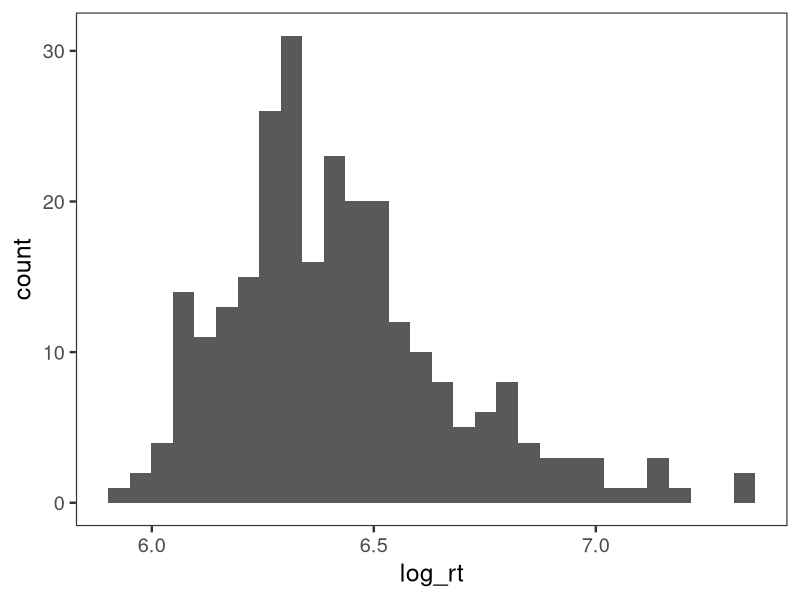
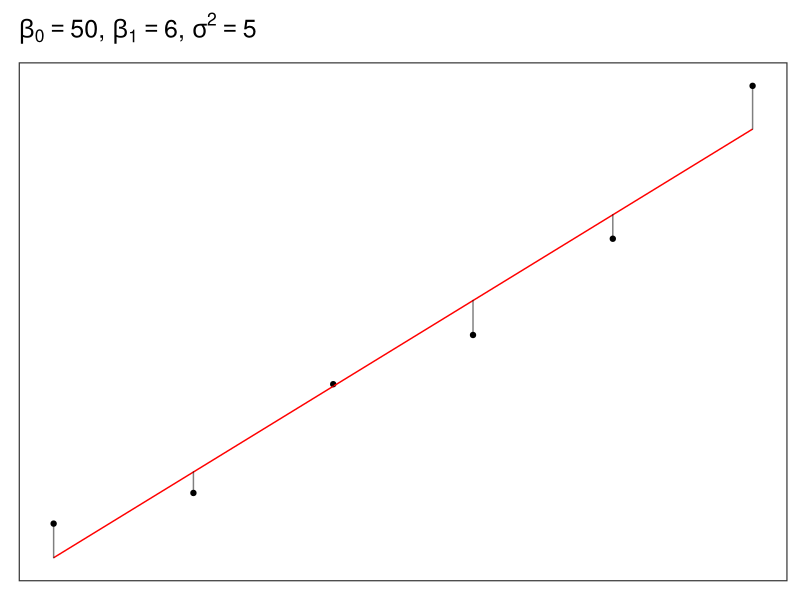
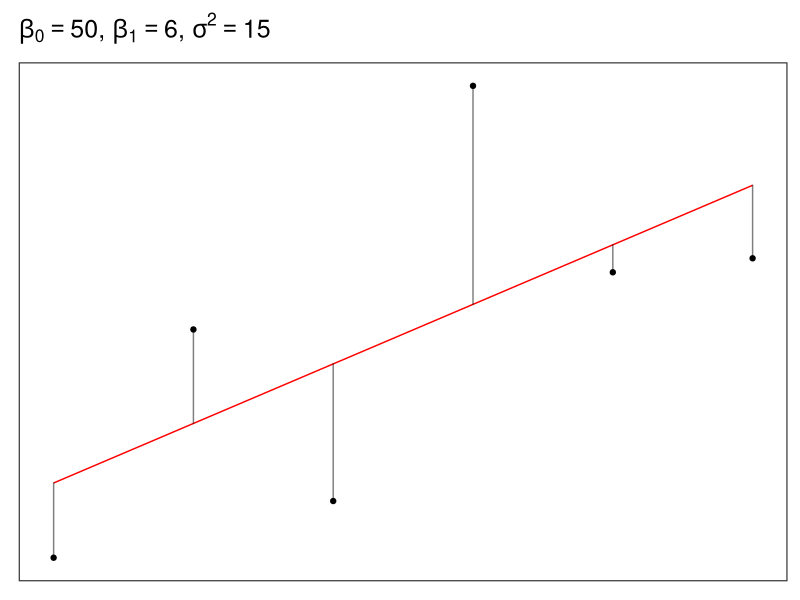
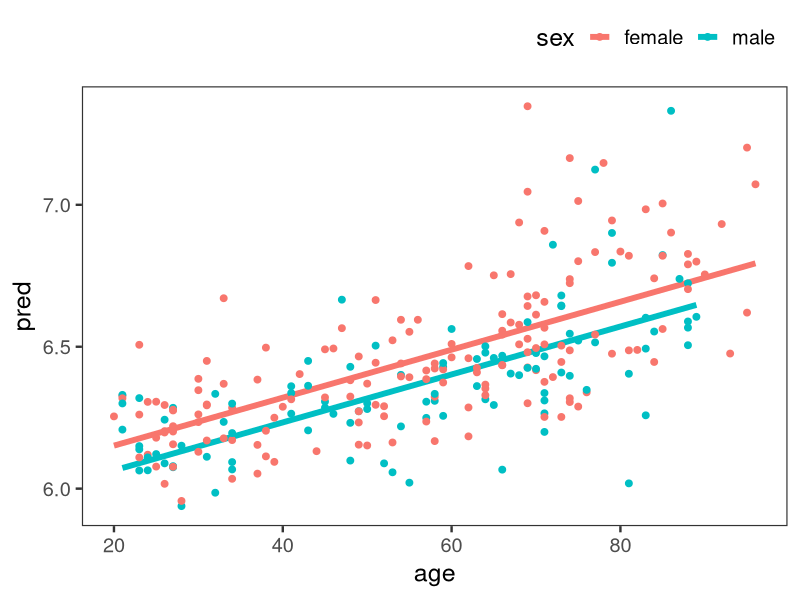
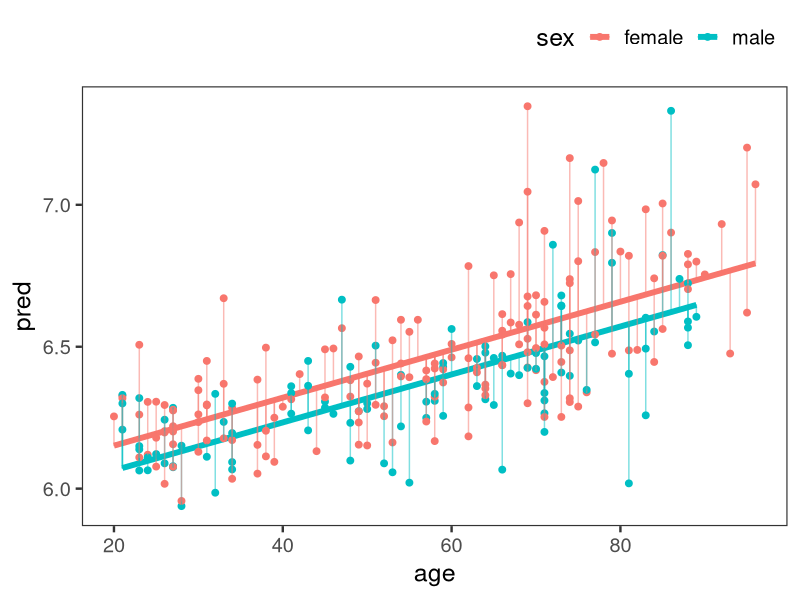
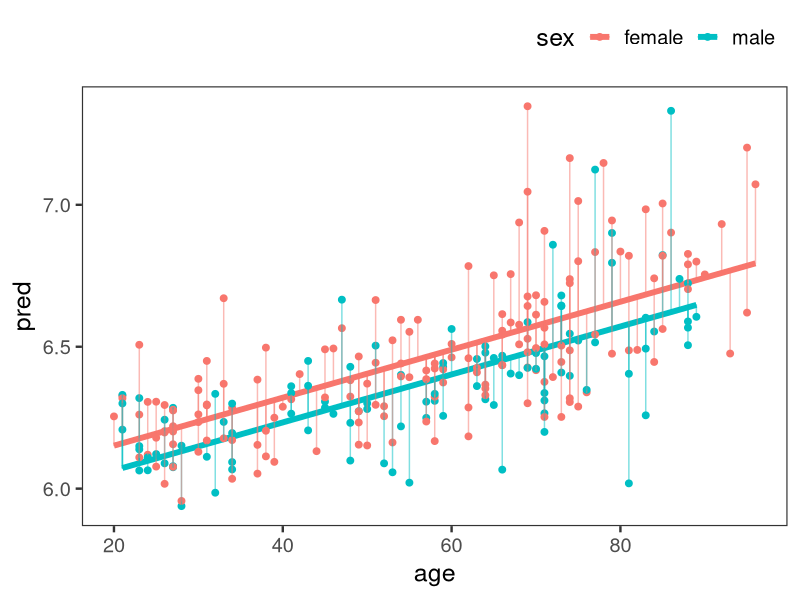

Generate these figures, in order, with R: (Note: this script raises an error after producing the figures.)
## ---- chunk 1
knitr::opts_chunk$set(echo = TRUE, warning = FALSE, eval = TRUE, message = FALSE, comment=NA)
options("kableExtra.html.bsTable" = T, digits = 3)
options(pillar.print_min = 5, pillar.print_max = 6)
library(tidyverse)
library(knitr)
library(kableExtra)
library(patchwork)
library(broom)
theme_set(theme_bw(base_size = 18) +
            theme(legend.position = "top", 
                  legend.justification = "right",
                  panel.grid = element_blank()))
## ---- chunk 2
# Load and transform data
blomkvist <- read_csv("../data/blomkvist.csv") %>% 
  select(id, sex, age, rt = rt_hand_d) %>% 
  mutate(log_rt = log(rt)) %>% 
  drop_na()
## ---- chunk 3
# Specify model
model <- lm(log_rt ~ sex + age, data = blomkvist)
## ---- chunk 4
# Model coefficients
coef(model)
## ---- chunk 5
sigma(model)
## ---- chunk 6
ggplot(blomkvist, aes(x = log_rt)) +
  geom_histogram()
## ---- chunk 7
model_0 <- lm(log_rt ~ 1, data = blomkvist)
mu_hat <- coef(model_0) # MLE of mu
sigma_hat <- sigma(model_0) # MLE of sigma
## ---- chunk 8
logp <- dnorm(blomkvist$log_rt, mean = mu_hat, sd = sigma_hat, log = TRUE)
sum(logp)
## ---- chunk 9
logLik(model_0)
## ---- chunk 10
select(blomkvist, id, log_rt, sex)
## ---- chunk 11
model_1 <- lm(log_rt ~ sex, data = blomkvist)
mu_hat <- predict(model_1) # mu_hat = beta_0 + beta_1 * x
sigma_hat <- sigma(model_1)
## ---- chunk 12
logp <- dnorm(blomkvist$log_rt, mean = mu_hat, sd = sigma_hat, log = TRUE)
sum(logp)
## ---- chunk 13
logLik(model_1)
## ---- chunk 14
logLik(model_0) # L_0
## ---- chunk 15
logLik(model_1) # L_1
## ---- chunk 16
n <- 20
beta_0 <- 50
beta_1 <- 6
sigma <- 5
sim <- tibble(id = 1:6) %>%
    mutate(x = 0:5,
           e = rnorm(n(), mean = 0, sd = sigma)) %>%
    mutate(y = beta_0 + beta_1 * x + e) %>%
  select(id, x, y) 

fake_model <- lm(y ~ x, data = sim)

ggplot(data =sim, aes(x = x, y = predict(fake_model))) +
  geom_point(aes(y = y)) +
  geom_line(colour = "red") +
  geom_segment( aes(xend = x, yend = y),
      size = 0.5, alpha = 0.5, lineend = "round") +
  labs(subtitle = bquote(beta[0] == .(beta_0)*","~beta[1] == .(beta_1)*","~sigma^2 == .(sigma))) +
  theme(axis.title = element_blank(),
        axis.text = element_blank(),
        axis.ticks = element_blank())
## ---- chunk 17
n <- 20
beta_0 <- 50
beta_1 <- 6
sigma <- 15
sim <- tibble(id = 1:6) %>%
    mutate(x = 0:5,
           e = rnorm(n(), mean = 0, sd = sigma)) %>%
    mutate(y = beta_0 + beta_1 * x + e) %>%
  select(id, x, y) 

fake_model <- lm(y ~ x, data = sim)

ggplot(data = sim, aes(x = x, y = predict(fake_model))) +
  geom_point(aes(y = y)) +
  geom_line(colour = "red") +
  geom_segment( aes(xend = x, yend = y),
      size = 0.5, alpha = 0.5, lineend = "round") +
  labs(subtitle = bquote(beta[0] == .(beta_0)*","~beta[1] == .(beta_1)*","~sigma^2 == .(sigma))) +
  theme(axis.title = element_blank(),
        axis.text = element_blank(),
        axis.ticks = element_blank())
## ---- chunk 18
blomkvist$pred <- predict(model)
blomkvist$resid <- residuals(model)

plot <- ggplot(blomkvist, aes(x = age, y = pred, colour = sex) ) +
  geom_line(size = 2) +
  geom_point(aes(x = age, y = log(rt), colour = sex), size = 2);plot
## ---- chunk 19

plot <- plot + geom_segment(
      aes(xend = age, yend = log(rt)),
      size = 0.5, alpha = 0.5, lineend = "round"
      );plot
## ---- chunk 20
plot
## ---- chunk 21
mutate(blomkvist, 
       predicted = predict(model),
       resid_1 = log_rt - predicted,
       resid_2 = residuals(model)) %>% 
  select(log_rt, pred, resid_1, resid_2) %>% 
  glimpse(width = 50)
## ---- chunk 22
residuals(model_1)[1:5]
## ---- chunk 23
y <- blomkvist$log_rt
mu_hat <- predict(model_1)
(y - mu_hat)[1:5]
## ---- chunk 24
# Specify models
model_0 <- lm(log_rt ~ 1, data = blomkvist)
as.vector(coef(model_0))
## ---- chunk 25
# RSS: total of unexplained variance
(rss <- sum(residuals(model_0)^2))
## ---- chunk 26
(tss <- ess + rss)
## ---- chunk 27
resid <- as.vector(residuals(model_0))
y <- blomkvist$log_rt
#as.vector(predict(model_0, newdata = blomkvist))

y_plot <- ggplot(data = NULL, aes(x = y)) +
  geom_histogram() +
  labs(x = "y") +
  theme_bw(base_size = 11) +
  theme(axis.title.y = element_blank())

resid_plot <- ggplot(data = NULL, aes(x = resid)) +
  geom_histogram() +
  theme_bw(base_size = 11) +
  labs(x = bquote("residuals" == "y" - tilde("y"))) +
  theme(axis.title.y = element_blank())

resid_sqrt_plot <- ggplot(data = NULL, aes(x = resid^2)) +
  geom_histogram() +
  theme_bw(base_size = 11) +
  labs(x = bquote("residuals"^2)) +
  theme(axis.title.y = element_blank())

y_plot + resid_plot + resid_sqrt_plot
## ---- chunk 28
rss <- sum(residuals(model_0)^2)
n <- nrow(blomkvist)
-(n/2) * (log(2*pi) - log(n) + log(rss) + 1)
## ---- chunk 29
logLik(model_1)
## ---- chunk 30
n <- nrow(blomkvist)
rss <- sum(residuals(model_1)^2)
sqrt(rss/n)
## ---- chunk 31
sqrt(mean(residuals(model_1)^2))
## ---- chunk 32
sigma(model_0)
## ---- chunk 33
sum(abs(residuals(model_1))) / n
## ---- chunk 34
mean(abs(residuals(model_1)))
## ---- chunk 35
# Specify models
model_0 <- lm(log_rt ~ 1, data = blomkvist)
## ---- chunk 36
(mu <- as.vector(coef(model_0)))
## ---- chunk 37
(y_bar <- mean(blomkvist$log_rt))
## ---- chunk 38
# ESS: explained sum of squares
(ess <- sum( mu - y_bar ))
## ---- chunk 39
d <- tibble(species = c("afarensis", "africanus", "habilis", "boisei", "rudolfensis", "ergaster", "sapiens"), 
         brain   = c(438, 452, 612, 521, 752, 871, 1350), 
         mass    = c(37.0, 35.5, 34.5, 41.5, 55.5, 61.0, 53.5))

fit_lm <- function(model, formula){
  model <- lm(data = d, formula = formula)
}

fits <- tibble(model   = str_c("b6.", 1:6),
         formula = c("brain ~ mass", 
                     "brain ~ mass + I(mass^2)", 
                     "brain ~ mass + I(mass^2) + I(mass^3)", 
                     "brain ~ mass + I(mass^2) + I(mass^3) + I(mass^4)", 
                     "brain ~ mass + I(mass^2) + I(mass^3) + I(mass^4) + I(mass^5)", 
                     "brain ~ mass + I(mass^2) + I(mass^3) + I(mass^4) + I(mass^5) + I(mass^6)")) %>% 
  mutate(fit     = map2(model, formula, fit_lm)) %>% 
  mutate(tidy    = map(fit, tidy),
         glance  = map(fit, glance))

fits <- fits %>% 
  mutate(adjr2      = glance %>% map_dbl("adj.r.squared")) %>% 
  mutate(r2      = glance %>% map_dbl("r.squared")) %>% 
  mutate(r2_text = round(r2, digits = 2) %>% as.character() %>% str_replace(., "0.", "."))

ggplot(d, aes(x = mass, y = brain, label = species)) +
#  geom_point(size = 2.5, shape = 21) +
  geom_text() +
  scale_x_continuous(limits = c(33, 62), expand = c(0, 0)) +
  coord_cartesian(ylim = c(300, 1500)) +
  stat_smooth(method = "lm", fullrange = TRUE, level = .89,
              size = 1/2, alpha = 1/3, colour = "darkred",
              formula = y ~ x) +
  labs(title = "Linear model", subtitle = expression(paste(italic(R)^2, " = .49")),
       y  = "Brain volume (cc)", x = "Body mass (kg)")
## ---- chunk 40
d <- tibble(species = c("afarensis", "africanus", "habilis", "boisei", "rudolfensis", "ergaster", "sapiens"), 
         brain   = c(438, 452, 612, 521, 752, 871, 1350), 
         mass    = c(37.0, 35.5, 34.5, 41.5, 55.5, 61.0, 53.5))

fit_lm <- function(model, formula){
  model <- lm(data = d, formula = formula)
}

fits <- tibble(model   = str_c("b6.", 1:6),
         formula = c("brain ~ mass", 
                     "brain ~ mass + I(mass^2)", 
                     "brain ~ mass + I(mass^2) + I(mass^3)", 
                     "brain ~ mass + I(mass^2) + I(mass^3) + I(mass^4)", 
                     "brain ~ mass + I(mass^2) + I(mass^3) + I(mass^4) + I(mass^5)", 
                     "brain ~ mass + I(mass^2) + I(mass^3) + I(mass^4) + I(mass^5) + I(mass^6)")) %>% 
  mutate(fit     = map2(model, formula, fit_lm)) %>% 
  mutate(tidy    = map(fit, tidy),
         glance  = map(fit, glance))


fits <- fits %>% 
  mutate(r2      = glance %>% map_dbl("r.squared")) %>% 
  mutate(r2_text = round(r2, digits = 2) %>% as.character() %>% str_replace(., "0.", "."))

p <-  ggplot(d, aes(x = mass, y = brain, label = species)) +
  geom_point(size = 2.5, shape = 21) +
  scale_x_continuous(limits = c(33, 62), expand = c(0, 0)) +
  coord_cartesian(ylim = c(300, 1500)) +
  theme(axis.title = element_blank(),
        plot.title = element_text(size = 14),
        plot.subtitle = element_text(size = 12))

# linear
p1 <-  p + stat_smooth(method = "lm", fullrange = TRUE, level = .89,
              size = 1/2, alpha = 1/3, colour = "darkred",
              formula = y ~ x) +
  labs(title = "Linear model", subtitle = expression(paste(italic(R)^2, " = .49")))
  
# cubic
p3 <- p + stat_smooth(method = "lm", fullrange = TRUE, level = .89,
              size = 1/2, alpha = 1/3,  colour = "darkred",
              formula = y ~ poly(x, 3)) +
  labs(title = "3rd-order polynomial", subtitle = expression(paste(italic(R)^2, " = .68")))

# sixth-order polynomial
p6 <-  p + geom_hline(yintercept = 0, linetype = 2) + 
  stat_smooth(method = "lm", fullrange = TRUE, level = .89,
              size = 1/2, alpha = 1/3,  colour = "darkred",
              formula = y ~ poly(x, 6)) +
  coord_cartesian(ylim = c(-300, 1500)) +
  labs(title = "6th-order polynomial", subtitle = expression(paste(italic(R)^2, " = 1")))

plot <- p1 + p3 + p6

gt <- patchwork::patchworkGrob(plot)
gridExtra::grid.arrange(gt, left = "Brain volume (cc)", bottom = "Body mass (kg)")
## ---- chunk 41
d <- tibble(species = c("afarensis", "africanus", "habilis", "boisei", "rudolfensis", "ergaster", "sapiens"), 
         brain   = c(438, 452, 612, 521, 752, 871, 1350), 
         mass    = c(37.0, 35.5, 34.5, 41.5, 55.5, 61.0, 53.5))

fit_lm <- function(model, formula){
  model <- lm(data = d, formula = formula)
}

fits <- tibble(model   = str_c("b6.", 1:6),
         formula = c("brain ~ mass", 
                     "brain ~ mass + I(mass^2)", 
                     "brain ~ mass + I(mass^2) + I(mass^3)", 
                     "brain ~ mass + I(mass^2) + I(mass^3) + I(mass^4)", 
                     "brain ~ mass + I(mass^2) + I(mass^3) + I(mass^4) + I(mass^5)", 
                     "brain ~ mass + I(mass^2) + I(mass^3) + I(mass^4) + I(mass^5) + I(mass^6)")) %>% 
  mutate(fit     = map2(model, formula, fit_lm)) %>% 
  mutate(tidy    = map(fit, tidy),
         glance  = map(fit, glance)) %>% 
  mutate(r2      = glance %>% map_dbl("adj.r.squared"))  

p <-  ggplot(d, aes(x = mass, y = brain, label = species)) +
  geom_point(size = 2.5, shape = 21) +
  scale_x_continuous(limits = c(33, 62), expand = c(0, 0)) +
  coord_cartesian(ylim = c(300, 1500)) +
  theme(axis.title = element_blank(),
        plot.title = element_text(size = 14),
        plot.subtitle = element_text(size = 12))

# linear
p1 <-  p + stat_smooth(method = "lm", fullrange = TRUE, level = .89,
              size = 1/2, alpha = 1/3, colour = "darkred",
              formula = y ~ x) +
  labs(title = "Linear model", subtitle = expression(paste(italic(R)["Adj"]^2, " = .39")))
  
# cubic
p3 <- p + stat_smooth(method = "lm", fullrange = TRUE, level = .89,
              size = 1/2, alpha = 1/3,  colour = "darkred",
              formula = y ~ poly(x, 3)) +
  labs(title = "3rd-order polynomial", subtitle = expression(paste(italic(R)["Adj"]^2, " = .36")))

# sixth-order polynomial
p6 <-  p + geom_hline(yintercept = 0, linetype = 2) + 
  stat_smooth(method = "lm", fullrange = TRUE, level = .89,
              size = 1/2, alpha = 1/3,  colour = "darkred",
              formula = y ~ poly(x, 6)) +
  coord_cartesian(ylim = c(-300, 1500)) +
  labs(title = "6th-order polynomial", subtitle = expression(paste(italic(R)["Adj"]^2, " = NaN")))

plot <- p1 + p3 + p6

gt <- patchwork::patchworkGrob(plot)
gridExtra::grid.arrange(gt, left = "Brain volume (cc)", bottom = "Body mass (kg)")
## ---- chunk 42
# Specify models
model_0 <- lm(log_rt ~ 1, data = blomkvist)
model_1 <- lm(log_rt ~ sex, data = blomkvist)

RSS_0 <- sum(residuals(model_0)^2)
RSS_1 <- sum(residuals(model_1)^2)

c(RSS_0, RSS_1)
## ---- chunk 43
(RSS_0 - RSS_1)/RSS_1
## ---- chunk 44
# Specify models
model_0 <- lm(log_rt ~ 1, data = blomkvist)
model_1 <- lm(log_rt ~ sex, data = blomkvist)
## ---- chunk 45
# Generate model summary
summary_model_0 <- summary(model_0)
summary_model_1 <- summary(model_1)
## ---- chunk 46
summary_model_0$r.squared
## ---- chunk 47
summary_model_1$r.squared
## ---- chunk 48
summary_model_0$adj.r.squared
## ---- chunk 49
summary_model_1$adj.r.squared
## ---- chunk 50
# Extract the outcome variable
y <- blomkvist %>% pull(log_rt)
# Total sum of squares
tss <- sum((y - mean(y))^2)
# Residual sum of squares
epsilon <- residuals(model_1)
rss <- sum(epsilon^2)
# R^2
(rsq <- 1 - rss/tss)
## ---- chunk 51
summary_model_1$r.squared
## ---- chunk 52
# Adjusted R^2
n <- length(y)
K <- 1 # number of predictors
(adj_rsq <- 1 - rss/tss * (n-1)/(n-K-1))
## ---- chunk 53
summary_model_1$adj.r.squared
## ---- chunk 54
(n - 1) / (n - K - 1)
## ---- chunk 55
# Specify models
model_0 <- lm(log_rt ~ 1, data = blomkvist)
model_1 <- lm(log_rt ~ sex, data = blomkvist)
## ---- chunk 56
# Compare models
anova(model_0, model_1)
## ---- chunk 57
tss; rss
## ---- chunk 58
(ess <- tss - rss)
## ---- chunk 59
c(K, n - K - 1)
## ---- chunk 60
(f_stat <- (ess/K) / (rss/(n - K - 1)))
## ---- chunk 61
pf(f_stat, K, n-K-1, lower.tail = FALSE)
## ---- chunk 62
# Dfs
df_0 <- model_0$df.residual
df_1 <- model_1$df.residual
df_0 - df_1; df_1
## ---- chunk 63
# RSS
rss_0 <- sum(residuals(model_0)^2)
rss_1 <- sum(residuals(model_1)^2)
## ---- chunk 64
(rss_0 - rss_1)/(df_0 - df_1)
## ---- chunk 65
rss_1 / df_1
## ---- chunk 66
((rss_0 - rss_1)/(df_0 - df_1))/(rss_1/df_1)
## ---- chunk 67
df1 <- K # Number of fixed effects
df2 <- n - K - 1  
F_grid <- seq(0, 10, .1) 
p_values <- pf(q = F_grid, df1 = df1, df2 = df2, lower.tail = F)
## ---- chunk 68
p <- ggplot(data = NULL, aes(x = F_grid, y = p_values)) +
  geom_line() +
  labs(x = "Theoretical F value",
       y = "p value",
       subtitle = bquote("F distribution for"~"df"[1] == .(df1)~"and df"[2] == .(df2)));p 
## ---- chunk 69
df1 <- K # Number of fixed effects
df2 <- n - K - 1  
F_grid <- seq(0, 10, .1) 
p_values <- pf(q = F_grid, df1 = df1, df2 = df2, lower.tail = F)
## ---- chunk 70
label <- deparse(bquote(paste("F" == .(round(f_stat, 1)))))

p2 <- p + geom_segment(aes(x = 8.2, y = .2, xend = f_stat, yend = 0.02),
                  arrow = arrow(length = unit(0.35, "cm")),
               colour = "red") +
  geom_label(aes(x = 8, y = 0.3, label = label), parse = T); p2
## ---- chunk 71
df1 <- K # Number of fixed effects
df2 <- n - K - 1  
F_grid <- seq(0, 10, .1) 
p_values <- pf(q = F_grid, df1 = df1, df2 = df2, lower.tail = F)
## ---- chunk 72
p_value <- pf(q = f_stat, df1 = df1, df2 = df2, lower.tail = F)
label_2 <- deparse(bquote(paste("p" == .(round(p_value, 3)))))

p2 + geom_hline(yintercept = p_value, colour = "red", linetype = "dashed") +
  geom_label(aes(x = .65, y = 0.1, label = label_2), parse = T) 
## ---- chunk 73
# df1 <- K # Number of fixed effects
df1 <- seq(1, 21, 3)
df2 <- n - K - 1  
F_grid <- seq(0, 5, .1) 
## ---- chunk 74
# Increase df1 as for more complex model
data_df1 <- map_dfr(df1, ~pf(q = F_grid, df1 = .x, df2 = df2, lower.tail = F) %>% tibble(F_grid = F_grid, p = .) %>%  
    mutate(df1 = .x)) 

ggplot(data = data_df1, aes(x = F_grid, y = p, colour = factor(df1))) +
  geom_line() +
  labs(x = "Theoretical F value",
       y = "p value",
       colour = bquote("df"[1])) +
  scale_colour_viridis_d() +
  geom_hline(yintercept = 0.05, linetype = "dotted")

## ---- chunk 75
df1 <- K # Number of fixed effects
#df2 <- n - K - 1  
df2 <- seq(3, 300, 30)
F_grid <- seq(0, 5, .1) 
## ---- chunk 76
# Increase df1 as for more complex model
data_df2 <- map_dfr(df2, ~pf(q = F_grid, df1 = df1, df2 = .x, lower.tail = F) %>% tibble(F_grid = F_grid, p = .) %>%  
    mutate(df2 = .x)) 

ggplot(data = data_df2, aes(x = F_grid, y = p, colour = factor(df2))) +
  geom_line() +
  labs(x = "Theoretical F value",
       y = "p value",
       colour = bquote("df"[2])) +
  scale_colour_viridis_d() +
  geom_hline(yintercept = 0.05, linetype = "dotted")

## ---- chunk 77
anova(model_0, model_1)
## ---- chunk 78
drop1(model_1, scope = ~ sex, test = 'F')
## ---- chunk 79
deviance(model_0)
## ---- chunk 80
rss_0
## ---- chunk 81
k <- 2 # beta_0, sigma^2
(2 * K) - 2 * ll
## ---- chunk 82
AIC(model_0)
## ---- chunk 83
# Specify models
model_0 <- lm(log_rt ~ 1, data = blomkvist)
model_1 <- lm(log_rt ~ sex, data = blomkvist)
model_2 <- lm(log_rt ~ sex + age, data = blomkvist)
model_3 <- lm(log_rt ~ sex * age, data = blomkvist)
## ---- chunk 84
# Compare models
anova(model_0, model_1, model_2, model_3)
## ---- chunk 85
drop1(model_3, scope = ~ sex * age, test = 'F')
